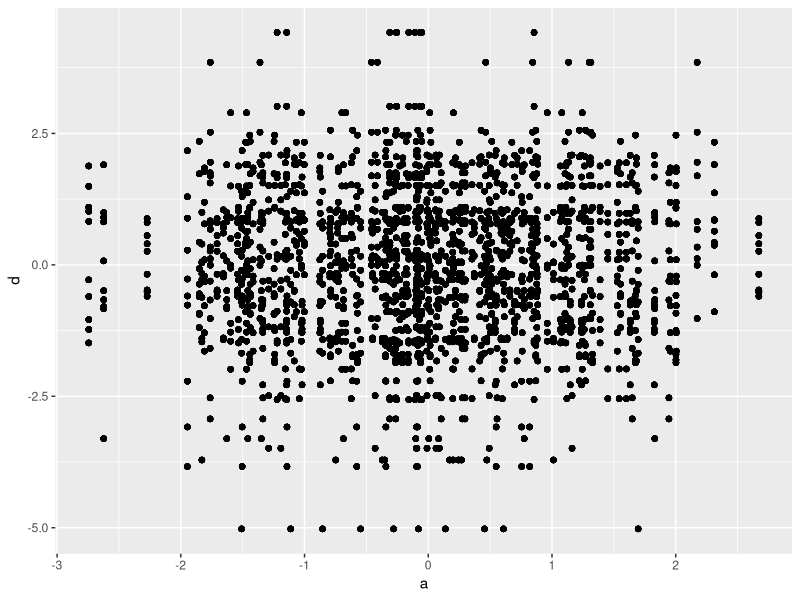

Recreate this plot in R.
library(tidyverse)

d <- read_csv("data.csv")
d2 <- read_csv("data2.csv")
d3 <- read_csv("data3.csv")

d4 <- inner_join(d, d2, by = "sp") %>%
  inner_join(., d3)

res <- lm(a ~ d, d4)

p <- ggplot(d4, aes(x = a, y = d)) +
  geom_point()

ggsave("fig1.png", p)

save.image("fit.rda")
